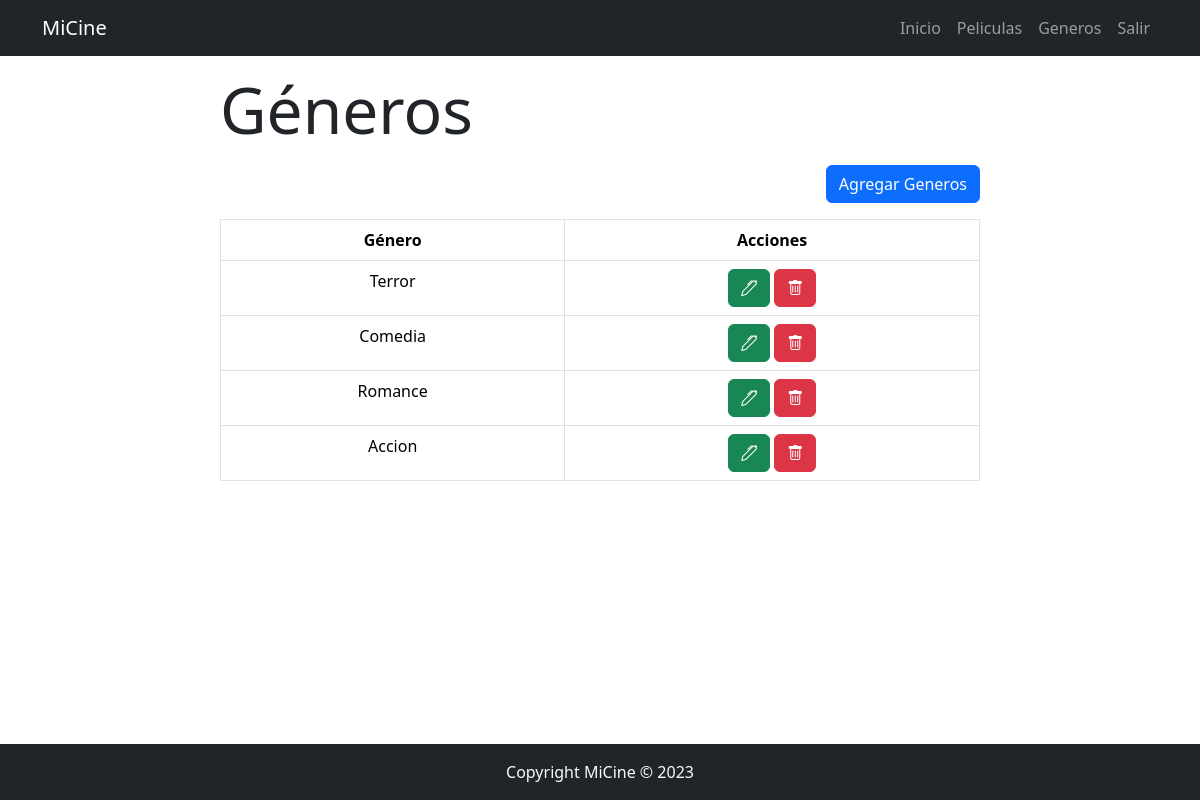
Page /generos/ (signed in) on the committed database.
### generos/models.py (models this page shows, shortened)
class Genero (models.Model):
    titulo = models.CharField(max_length=50)
    created=models.DateTimeField(auto_now_add=True)
    user=models.ForeignKey(User, on_delete=models.CASCADE)

### generos/views.py (the view)
# urls.py: path('generos/', include ('generos.urls')),
@login_required
def generos(request):
    generos = Genero.objects.filter(user=request.user)
    return render(request, 'generos.html', {'generos': generos})

### generos/Templates/generos.html (shortened to what this page needs)
{% extends 'base.html' %}
{% block content %}
<div class="container-fluid" >
    <h2 class="container-fluid col-sm-12 col-md-8 col-lg-8 col-xl-8 my-3 display-3">Géneros</h2>
    <div class="container-fluid col-sm-12 col-md-8 col-lg-8 col-xl-8 my-3">
        <div class="text-right d-flex flex-row-reverse">
            <a href="{% url 'crear_generos' %}" type="button" class="btn btn-primary">Agregar Generos</a>
        </div>
        <table class="table table-bordered my-3 text-center">
            <thead>
                <tr>
                    <th class="text-center ">Género </th>
                    <th class="text-center">Acciones </th>
                    </tr>
            </thead>
            {% for genero in generos %}
            <tbody>
                <td class="text-center">{{genero.titulo}} </td>
                <td>
                    <div class="text-center d-flex justify-content-center gap-1">
                            <a href="{% url 'genero_detalle' genero.id%}" class="btn btn-success text-center"><i class="bi bi-pen"></i></a>
                            <form action="{% url 'eliminar_genero' genero.id %}" method="POST">
                                <button class="btn btn-danger "> <i class="bi bi-trash"></i> </button>
                            </form>
                    </div>
                </td>
            </tbody>
            {% endfor %}
        </table>
    </div>
</div>
{% endblock %}

### rows in the picture
Genero: titulo "Terror"
Genero: titulo "Comedia"
Genero: titulo "Romance"
Genero: titulo "Accion"
